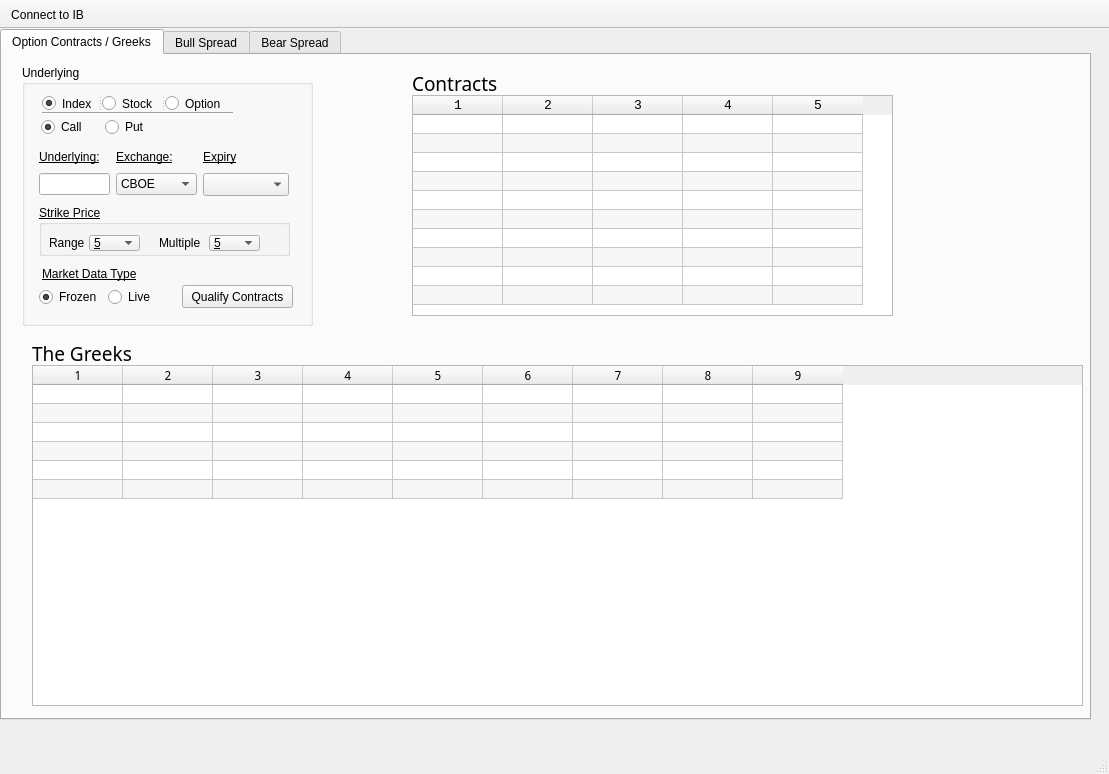
<?xml version="1.0" encoding="UTF-8"?>
<ui version="4.0">
 <class>MainPyOptionsWindow</class>
 <widget class="QMainWindow" name="MainPyOptionsWindow">
  <property name="geometry">
   <rect>
    <x>0</x>
    <y>0</y>
    <width>1109</width>
    <height>774</height>
   </rect>
  </property>
  <property name="windowTitle">
   <string>IB Options</string>
  </property>
  <property name="windowIcon">
   <iconset resource="resources.qrc">
    <normaloff>:/resources/icons/ib.png</normaloff>:/resources/icons/ib.png</iconset>
  </property>
  <widget class="QWidget" name="centralwidget">
   <widget class="QTabWidget" name="tabWidget_Contracts">
    <property name="geometry">
     <rect>
      <x>0</x>
      <y>0</y>
      <width>1091</width>
      <height>691</height>
     </rect>
    </property>
    <property name="currentIndex">
     <number>0</number>
    </property>
    <widget class="QWidget" name="qualifyContracts_tab">
     <attribute name="title">
      <string>Option Contracts / Greeks</string>
     </attribute>
     <widget class="QGroupBox" name="groupBox_2">
      <property name="geometry">
       <rect>
        <x>20</x>
        <y>10</y>
        <width>291</width>
        <height>261</height>
       </rect>
      </property>
      <property name="title">
       <string>Underlying</string>
      </property>
      <widget class="QPushButton" name="updateQualifyClose">
       <property name="geometry">
        <rect>
         <x>160</x>
         <y>220</y>
         <width>111</width>
         <height>23</height>
        </rect>
       </property>
       <property name="text">
        <string>Qualify Contracts</string>
       </property>
      </widget>
      <widget class="QSplitter" name="splitter">
       <property name="geometry">
        <rect>
         <x>20</x>
         <y>30</y>
         <width>185</width>
         <height>17</height>
        </rect>
       </property>
       <property name="orientation">
        <enum>Qt::Horizontal</enum>
       </property>
       <widget class="QRadioButton" name="radioButton_Index">
        <property name="text">
         <string>Index</string>
        </property>
        <property name="checked">
         <bool>true</bool>
        </property>
       </widget>
       <widget class="QRadioButton" name="radioButton_Stock">
        <property name="text">
         <string>Stock </string>
        </property>
       </widget>
       <widget class="QRadioButton" name="radioButton_Option">
        <property name="text">
         <string>Option</string>
        </property>
       </widget>
      </widget>
      <widget class="QWidget" name="layoutWidget">
       <property name="geometry">
        <rect>
         <x>17</x>
         <y>81</y>
         <width>250</width>
         <height>50</height>
        </rect>
       </property>
       <layout class="QGridLayout" name="gridLayout">
        <item row="0" column="0">
         <widget class="QLabel" name="label_8">
          <property name="font">
           <font>
            <italic>false</italic>
            <underline>true</underline>
           </font>
          </property>
          <property name="text">
           <string>Underlying:</string>
          </property>
          <property name="alignment">
           <set>Qt::AlignLeading|Qt::AlignLeft|Qt::AlignVCenter</set>
          </property>
         </widget>
        </item>
        <item row="0" column="1">
         <widget class="QLabel" name="labelExchange">
          <property name="font">
           <font>
            <underline>true</underline>
           </font>
          </property>
          <property name="whatsThis">
           <string/>
          </property>
          <property name="text">
           <string>Exchange:</string>
          </property>
         </widget>
        </item>
        <item row="0" column="2">
         <widget class="QLabel" name="label">
          <property name="font">
           <font>
            <underline>true</underline>
           </font>
          </property>
          <property name="text">
           <string>Expiry</string>
          </property>
         </widget>
        </item>
        <item row="1" column="0">
         <widget class="QLineEdit" name="underlyingText"/>
        </item>
        <item row="1" column="1">
         <widget class="QComboBox" name="comboBoxExchange">
          <property name="toolTip">
           <string extracomment="ISLAND for NASDAQ"/>
          </property>
          <item>
           <property name="text">
            <string>CBOE</string>
           </property>
          </item>
          <item>
           <property name="text">
            <string>NASDAQ</string>
           </property>
          </item>
          <item>
           <property name="text">
            <string>SMART</string>
           </property>
          </item>
          <item>
           <property name="text">
            <string>ISLAND</string>
           </property>
          </item>
          <item>
           <property name="text">
            <string>NYSE</string>
           </property>
          </item>
          <item>
           <property name="text">
            <string>AMEX</string>
           </property>
          </item>
          <item>
           <property name="text">
            <string>IDEAL</string>
           </property>
          </item>
          <item>
           <property name="text">
            <string>PHLX</string>
           </property>
          </item>
         </widget>
        </item>
        <item row="1" column="2">
         <widget class="QComboBox" name="comboBox_Expiry">
          <property name="font">
           <font>
            <family>Courier</family>
            <pointsize>10</pointsize>
           </font>
          </property>
         </widget>
        </item>
       </layout>
      </widget>
      <widget class="QGroupBox" name="groupBox_StrikePrice">
       <property name="geometry">
        <rect>
         <x>17</x>
         <y>140</y>
         <width>251</width>
         <height>51</height>
        </rect>
       </property>
       <property name="font">
        <font>
         <underline>true</underline>
        </font>
       </property>
       <property name="title">
        <string>Strike Price</string>
       </property>
       <widget class="QLabel" name="label_4">
        <property name="geometry">
         <rect>
          <x>10</x>
          <y>30</y>
          <width>41</width>
          <height>16</height>
         </rect>
        </property>
        <property name="font">
         <font>
          <underline>false</underline>
         </font>
        </property>
        <property name="text">
         <string>Range</string>
        </property>
       </widget>
       <widget class="QLabel" name="label_3">
        <property name="geometry">
         <rect>
          <x>120</x>
          <y>30</y>
          <width>51</width>
          <height>16</height>
         </rect>
        </property>
        <property name="font">
         <font>
          <underline>false</underline>
         </font>
        </property>
        <property name="text">
         <string>Multiple</string>
        </property>
       </widget>
       <widget class="QComboBox" name="comboBox_StrikePriceRange">
        <property name="geometry">
         <rect>
          <x>50</x>
          <y>30</y>
          <width>51</width>
          <height>16</height>
         </rect>
        </property>
        <item>
         <property name="text">
          <string>5</string>
         </property>
        </item>
        <item>
         <property name="text">
          <string>10</string>
         </property>
        </item>
        <item>
         <property name="text">
          <string>15</string>
         </property>
        </item>
        <item>
         <property name="text">
          <string>20</string>
         </property>
        </item>
        <item>
         <property name="text">
          <string>25</string>
         </property>
        </item>
        <item>
         <property name="text">
          <string>30</string>
         </property>
        </item>
        <item>
         <property name="text">
          <string>35</string>
         </property>
        </item>
        <item>
         <property name="text">
          <string>40</string>
         </property>
        </item>
        <item>
         <property name="text">
          <string>45</string>
         </property>
        </item>
        <item>
         <property name="text">
          <string>50</string>
         </property>
        </item>
       </widget>
       <widget class="QComboBox" name="comboBox_StrikePriceMultiple">
        <property name="geometry">
         <rect>
          <x>170</x>
          <y>30</y>
          <width>51</width>
          <height>16</height>
         </rect>
        </property>
        <item>
         <property name="text">
          <string>5</string>
         </property>
        </item>
        <item>
         <property name="text">
          <string>10</string>
         </property>
        </item>
        <item>
         <property name="text">
          <string>15</string>
         </property>
        </item>
        <item>
         <property name="text">
          <string>20</string>
         </property>
        </item>
       </widget>
      </widget>
      <widget class="QWidget" name="layoutWidget">
       <property name="geometry">
        <rect>
         <x>19</x>
         <y>50</y>
         <width>121</width>
         <height>25</height>
        </rect>
       </property>
       <layout class="QGridLayout" name="gridLayout_CallPut">
        <item row="0" column="0">
         <widget class="QRadioButton" name="radioButton_Call">
          <property name="text">
           <string>Call</string>
          </property>
          <property name="checked">
           <bool>true</bool>
          </property>
         </widget>
        </item>
        <item row="0" column="1">
         <widget class="QRadioButton" name="radioButton_Put">
          <property name="text">
           <string>Put</string>
          </property>
         </widget>
        </item>
       </layout>
      </widget>
      <widget class="QWidget" name="layoutWidget_2">
       <property name="geometry">
        <rect>
         <x>17</x>
         <y>220</y>
         <width>120</width>
         <height>25</height>
        </rect>
       </property>
       <layout class="QGridLayout" name="gridLayout_CallPut_2">
        <item row="0" column="0">
         <widget class="QRadioButton" name="radioButton_MktDataType_Frozen">
          <property name="text">
           <string>Frozen</string>
          </property>
          <property name="checked">
           <bool>true</bool>
          </property>
         </widget>
        </item>
        <item row="0" column="1">
         <widget class="QRadioButton" name="radioButton_MktDataType_Live">
          <property name="text">
           <string>Live</string>
          </property>
         </widget>
        </item>
       </layout>
      </widget>
      <widget class="Line" name="line_2">
       <property name="geometry">
        <rect>
         <x>20</x>
         <y>40</y>
         <width>191</width>
         <height>16</height>
        </rect>
       </property>
       <property name="orientation">
        <enum>Qt::Horizontal</enum>
       </property>
      </widget>
      <widget class="QLabel" name="label_5">
       <property name="geometry">
        <rect>
         <x>20</x>
         <y>200</y>
         <width>111</width>
         <height>17</height>
        </rect>
       </property>
       <property name="font">
        <font>
         <underline>true</underline>
        </font>
       </property>
       <property name="text">
        <string>Market Data Type</string>
       </property>
      </widget>
     </widget>
     <widget class="QTableWidget" name="tableWidget">
      <property name="geometry">
       <rect>
        <x>410</x>
        <y>40</y>
        <width>481</width>
        <height>221</height>
       </rect>
      </property>
      <property name="font">
       <font>
        <family>Monospace</family>
        <pointsize>10</pointsize>
       </font>
      </property>
      <property name="frameShape">
       <enum>QFrame::StyledPanel</enum>
      </property>
      <property name="frameShadow">
       <enum>QFrame::Sunken</enum>
      </property>
      <property name="editTriggers">
       <set>QAbstractItemView::NoEditTriggers</set>
      </property>
      <property name="alternatingRowColors">
       <bool>true</bool>
      </property>
      <property name="selectionBehavior">
       <enum>QAbstractItemView::SelectRows</enum>
      </property>
      <property name="sortingEnabled">
       <bool>true</bool>
      </property>
      <property name="rowCount">
       <number>10</number>
      </property>
      <property name="columnCount">
       <number>5</number>
      </property>
      <attribute name="horizontalHeaderDefaultSectionSize">
       <number>90</number>
      </attribute>
      <attribute name="horizontalHeaderHighlightSections">
       <bool>true</bool>
      </attribute>
      <attribute name="horizontalHeaderMinimumSectionSize">
       <number>30</number>
      </attribute>
      <attribute name="verticalHeaderVisible">
       <bool>false</bool>
      </attribute>
      <attribute name="verticalHeaderDefaultSectionSize">
       <number>19</number>
      </attribute>
      <attribute name="verticalHeaderMinimumSectionSize">
       <number>18</number>
      </attribute>
      <row/>
      <row/>
      <row/>
      <row/>
      <row/>
      <row/>
      <row/>
      <row/>
      <row/>
      <row/>
      <column/>
      <column/>
      <column/>
      <column/>
      <column/>
     </widget>
     <widget class="QTableWidget" name="tableWidget_OptionGreeks">
      <property name="geometry">
       <rect>
        <x>30</x>
        <y>310</y>
        <width>1051</width>
        <height>341</height>
       </rect>
      </property>
      <property name="font">
       <font>
        <family>Noto Mono</family>
       </font>
      </property>
      <property name="editTriggers">
       <set>QAbstractItemView::NoEditTriggers</set>
      </property>
      <property name="alternatingRowColors">
       <bool>true</bool>
      </property>
      <property name="selectionBehavior">
       <enum>QAbstractItemView::SelectRows</enum>
      </property>
      <property name="gridStyle">
       <enum>Qt::SolidLine</enum>
      </property>
      <property name="sortingEnabled">
       <bool>true</bool>
      </property>
      <property name="rowCount">
       <number>6</number>
      </property>
      <property name="columnCount">
       <number>9</number>
      </property>
      <attribute name="horizontalHeaderDefaultSectionSize">
       <number>90</number>
      </attribute>
      <attribute name="horizontalHeaderMinimumSectionSize">
       <number>30</number>
      </attribute>
      <attribute name="verticalHeaderVisible">
       <bool>false</bool>
      </attribute>
      <attribute name="verticalHeaderDefaultSectionSize">
       <number>19</number>
      </attribute>
      <row/>
      <row/>
      <row/>
      <row/>
      <row/>
      <row/>
      <column/>
      <column/>
      <column/>
      <column/>
      <column/>
      <column/>
      <column/>
      <column/>
      <column/>
     </widget>
     <widget class="QLabel" name="label_2">
      <property name="geometry">
       <rect>
        <x>30</x>
        <y>290</y>
        <width>101</width>
        <height>17</height>
       </rect>
      </property>
      <property name="font">
       <font>
        <family>MathJax_Main</family>
        <pointsize>14</pointsize>
        <italic>false</italic>
       </font>
      </property>
      <property name="text">
       <string>The Greeks</string>
      </property>
     </widget>
     <widget class="QLabel" name="label_7">
      <property name="geometry">
       <rect>
        <x>410</x>
        <y>20</y>
        <width>101</width>
        <height>17</height>
       </rect>
      </property>
      <property name="font">
       <font>
        <family>MathJax_Main</family>
        <pointsize>14</pointsize>
        <italic>false</italic>
       </font>
      </property>
      <property name="text">
       <string>Contracts</string>
      </property>
     </widget>
    </widget>
    <widget class="QWidget" name="bullSpread_tab">
     <attribute name="title">
      <string>Bull Spread</string>
     </attribute>
    </widget>
    <widget class="QWidget" name="bearSpread_tab">
     <attribute name="title">
      <string>Bear Spread</string>
     </attribute>
     <widget class="QTableWidget" name="tableWidget_2">
      <property name="geometry">
       <rect>
        <x>10</x>
        <y>10</y>
        <width>751</width>
        <height>561</height>
       </rect>
      </property>
      <property name="rowCount">
       <number>10</number>
      </property>
      <property name="columnCount">
       <number>5</number>
      </property>
      <row/>
      <row/>
      <row/>
      <row/>
      <row/>
      <row/>
      <row/>
      <row/>
      <row/>
      <row/>
      <column/>
      <column/>
      <column/>
      <column/>
      <column/>
     </widget>
    </widget>
   </widget>
  </widget>
  <widget class="QStatusBar" name="statusbar">
   <property name="font">
    <font>
     <family>Chandas</family>
     <pointsize>10</pointsize>
    </font>
   </property>
  </widget>
  <widget class="QToolBar" name="actionIBToolbar">
   <property name="windowTitle">
    <string>toolBar_2</string>
   </property>
   <property name="movable">
    <bool>false</bool>
   </property>
   <property name="floatable">
    <bool>false</bool>
   </property>
   <attribute name="toolBarArea">
    <enum>TopToolBarArea</enum>
   </attribute>
   <attribute name="toolBarBreak">
    <bool>false</bool>
   </attribute>
   <addaction name="connectToIB"/>
  </widget>
  <action name="connectToIB">
   <property name="checkable">
    <bool>true</bool>
   </property>
   <property name="icon">
    <iconset resource="resources.qrc">
     <normaloff>:/resources/icons/ConnectNo.ico</normaloff>
     <normalon>:/resources/icons/ConnectEstablished.ico</normalon>
     <activeon>:/resources/icons/ConnectCreating.ico</activeon>
     <selectedon>:/resources/icons/ConnectCreating.ico</selectedon>:/resources/icons/ConnectNo.ico</iconset>
   </property>
   <property name="text">
    <string>Connect to IB </string>
   </property>
   <property name="toolTip">
    <string>Connect to IB api</string>
   </property>
  </action>
  <action name="actiontestIB">
   <property name="icon">
    <iconset>
     <normaloff>../../../../../local-packages/localUtilities/icons/py_pic.png</normaloff>../../../../../local-packages/localUtilities/icons/py_pic.png</iconset>
   </property>
   <property name="text">
    <string>test</string>
   </property>
   <property name="toolTip">
    <string>Bark</string>
   </property>
  </action>
  <action name="actiontestCheckableIB">
   <property name="checkable">
    <bool>true</bool>
   </property>
   <property name="checked">
    <bool>true</bool>
   </property>
   <property name="icon">
    <iconset>
     <normaloff>../../../../../local-packages/localUtilities/icons/about.gif</normaloff>../../../../../local-packages/localUtilities/icons/about.gif</iconset>
   </property>
   <property name="text">
    <string>testCheckable</string>
   </property>
   <property name="toolTip">
    <string>Meow</string>
   </property>
  </action>
 </widget>
 <tabstops>
  <tabstop>tabWidget_Contracts</tabstop>
  <tabstop>underlyingText</tabstop>
  <tabstop>radioButton_Index</tabstop>
  <tabstop>radioButton_Stock</tabstop>
  <tabstop>radioButton_Option</tabstop>
  <tabstop>comboBoxExchange</tabstop>
  <tabstop>comboBox_Expiry</tabstop>
  <tabstop>radioButton_Call</tabstop>
  <tabstop>radioButton_Put</tabstop>
  <tabstop>comboBox_StrikePriceRange</tabstop>
  <tabstop>comboBox_StrikePriceMultiple</tabstop>
  <tabstop>updateQualifyClose</tabstop>
  <tabstop>tableWidget</tabstop>
  <tabstop>tableWidget_2</tabstop>
 </tabstops>
 <resources>
  <include location="resources.qrc"/>
 </resources>
 <connections/>
</ui>
